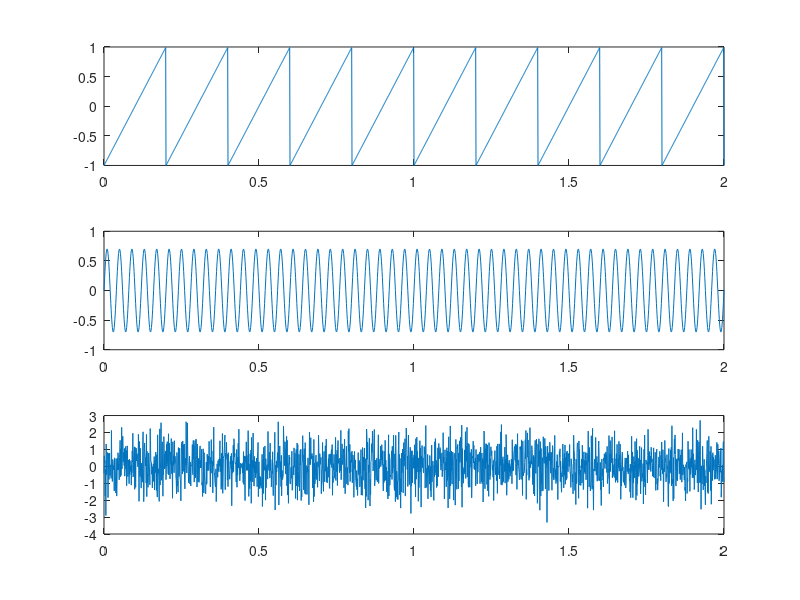
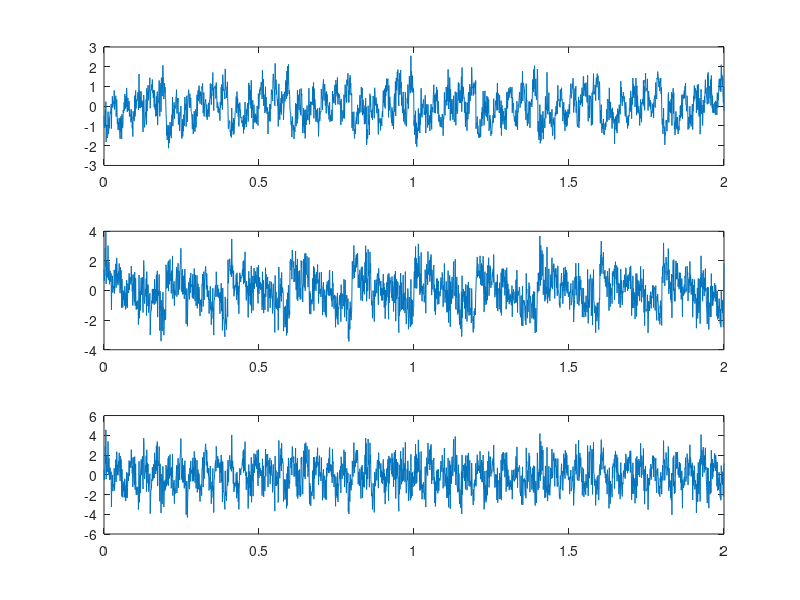

MATLAB code for these plots, in order: (Note: this script raises an error after producing the figures.)
%sintesi, mescolamento e decomposizione di segnali temporali
dt=0.001;
Tobs=2;
t=0:dt:2;
f1=5;
s1=sawtooth(2*pi*5*t);
f2=25;s2=0.7*sin(2*pi*f2*t);
s3=randn(1,length(t));
figure;subplot(3,1,1);plot(t,s1);subplot(3,1,2);plot(t,s2);subplot(3,1,3);plot(t,s3);
A=randn(3);
x=A*[s1;s2;s3];
figure;subplot(3,1,1);plot(t,x(1,:));subplot(3,1,2);
plot(t,x(2,:));subplot(3,1,3);plot(t,x(3,:));
y=fastica(x,'interactivePCA','on','g','skew');
figure;subplot(3,1,1);plot(t,y(1,:));subplot(3,1,2);
plot(t,y(2,:));subplot(3,1,3);plot(t,y(3,:));
c=corrcoef(s3,y(3,:))

